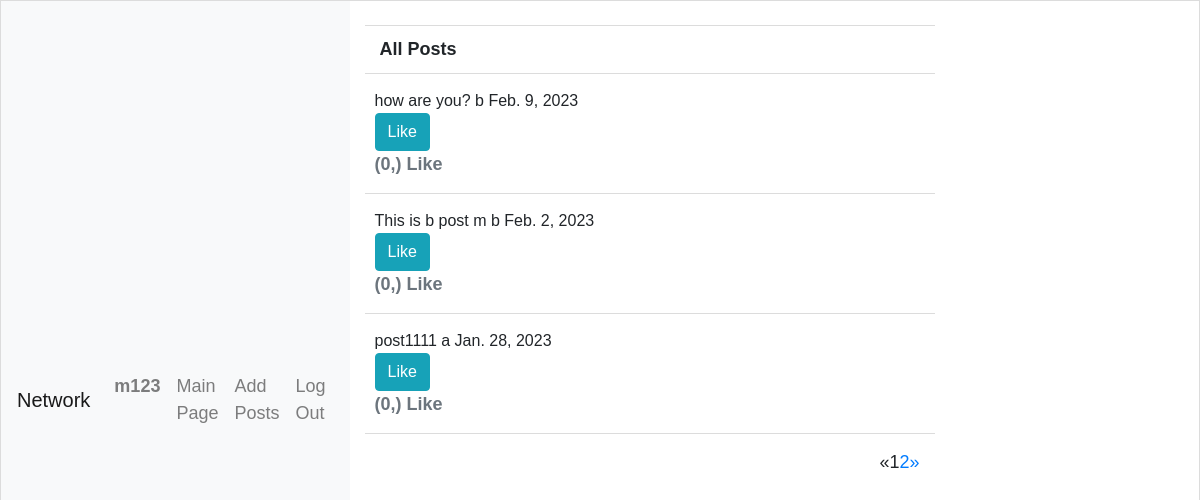
Screenshot of /index/ (signed in) with the database file from the repository.
### blog/models.py (models this page shows, shortened)
class User(AbstractUser):
    followers = models.ManyToManyField("Follow",blank=True,related_name="follow_user")

class Post(models.Model):
    user = models.ForeignKey(User,on_delete=models.CASCADE)
    post = models.CharField(max_length=500,null=True,blank=True)
    timestamp = models.DateField(auto_now_add=True)
    like = models.ManyToManyField(User,blank=True,related_name="liked_user")
    @property
    def number_of_likes(self):
        return self.like.all().count(),

### blog/views.py (the view)
# urls.py: path("index/",views.index,name="index"),
def index(request):
    posts = Post.objects.all().order_by('-timestamp')
    page = request.GET.get('page',1)
    paginator = Paginator(posts,3)
    part_post = paginator.page(page)
    return render(request,"blog/index.html",{'page_obj': part_post})

### blog/templates/blog/index.html (shortened to what this page needs)
{%extends "blog/layout.html"%}
{%block body%}
{% if user.is_authenticated %}
<div class="page-title">All Posts</div>
{% for pst in page_obj %}
<div class="post-outer-container">
    <div class="post-container">
        {{pst.post}}
        {{pst.user}}
        {{pst.timestamp}}
    </div>
    {% if user.is_authenticated %}
     <form action="{% url 'like-post' %}" method="POST">
    {% if pst.like.all %}
    <button type="submit" name="post_id" value="{{pst.id}}" class="btn btn-info">Unlike</button>
    {% else %}
    <button type="submit" name="post_id" value="{{pst.id}}" class="btn btn-info">Like</button>
    {% endif %}
  </form>
  <strong class="text-secondary">{{ pst.number_of_likes }} Like {{ pst.username }}</strong>
{% endif %}
</div>
{% endfor %}
{% if page_obj.has_other_pages %}
  <ul class="pagination">
    {% if page_obj.has_previous %}
      <li><a href="?page={{ page_obj.previous_page_number }}">&laquo;</a></li>
    {% else %}
      <li class="disabled"><span>&laquo;</span></li>
    {% endif %}
    {% for i in page_obj.paginator.page_range %}
      {% if page_obj.number == i %}
        <li class="active"><span>{{ i }} <span class="sr-only">(current)</span></span></li>
      {% else %}
        <li><a href="?page={{ i }}">{{ i }}</a></li>
      {% endif %}
    {% endfor %}
    {% if page_obj.has_next %}
      <li><a href="?page={{ page_obj.next_page_number }}">&raquo;</a></li>
    {% else %}
      <li class="disabled"><span>&raquo;</span></li>
    {% endif %}
  </ul>
{% endif %}
{% endif %}
{% endblock %}

### blog/templates/blog/layout.html (shortened to what this page needs)
{% load static %}
<!DOCTYPE html>
<html lang="en">
<head>
    <link
    rel="stylesheet"
    href="https://stackpath.bootstrapcdn.com/bootstrap/4.4.1/css/bootstrap.min.css"
  />
    <link rel="stylesheet" href="{% static 'network/style.css'%}">
</head>
<body>
    <nav class="navbar navbar-expand-lg navbar-light bg-light">
        <a class="navbar-brand" href="">Network</a>
        <div>
          <ul class="navbar-nav mr-auto">
            {% if user.is_authenticated %}
            <li class="nav-item">
              <a class="nav-link" href="{%url 'profile' user.username%}"><strong>{{ user.username }}</strong></a>
            </li>
            <li class="nav-item">
              <a class="nav-link" href="{%url 'index'%}">Main Page</a>
            </li>
            {% endif %}
            {% if user.is_authenticated %}
            <li class="nav-item">
              <a class="nav-link" href="{% url 'addPosts' %}">Add Posts</a>
            </li>
            <li class="nav-item">
              <a class="nav-link" href="{% url 'logout'%}">Log Out</a>
            </li>
            {% endif %}
          </ul>
        </div>
      </nav>
      <div class="container mt-4">
        {%block body%} {%endblock%}
      </div>
</body>
</html>

### blog/static/network/style.css (style rules this page uses)
body { border: 1px solid gainsboro; display: grid; font-family: Arial, Helvetica, sans-serif; font-size: 18px; grid-template-columns: 2fr minmax(400px, 600px) 2fr; grid-template-rows: 1fr; height: 100vh; }
.page-title { background-color: white; border-top: 1px solid gainsboro; border-bottom: 1px solid gainsboro; font-weight: bold; margin-top: auto; margin-bottom: auto; padding: 10px 0px 10px 15px; }
.post-outer-container { border-bottom: 1px solid gainsboro; padding: 15px 10px 15px 10px; }
.post-container { background-color: white; display: flex; font-size: 16px; height: auto; width: 100%; }
.pagination { padding: 15px 15px 15px 0px; display: flex; justify-content: flex-end; }

### rows the page displays
User: username "m123"
Post: post "how are you?", user "b", timestamp "Feb. 9, 2023", number_of_likes "(0,)"
Post: post "This is b post m", user "b", timestamp "Feb. 2, 2023", number_of_likes "(0,)"
Post: post "post1111", user "a", timestamp "Jan. 28, 2023", number_of_likes "(0,)"

### other values shown
{{ i }} "1"
{{ i }} "2"
